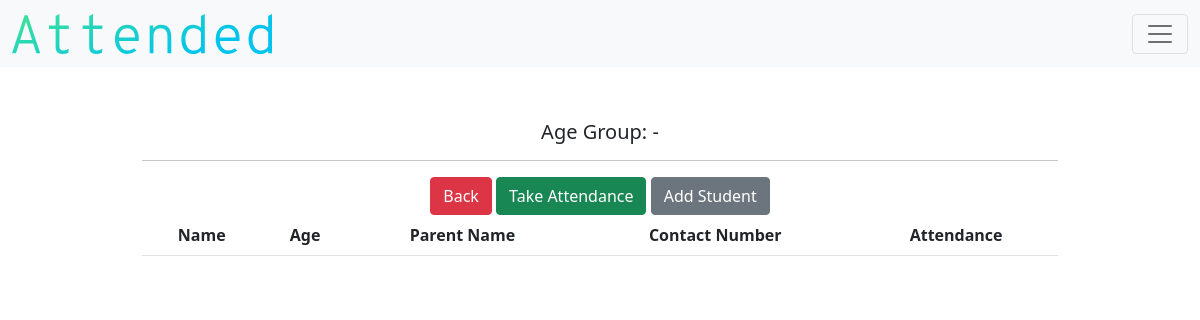
Before: /detail_class/5 (signed in) with the older database file.
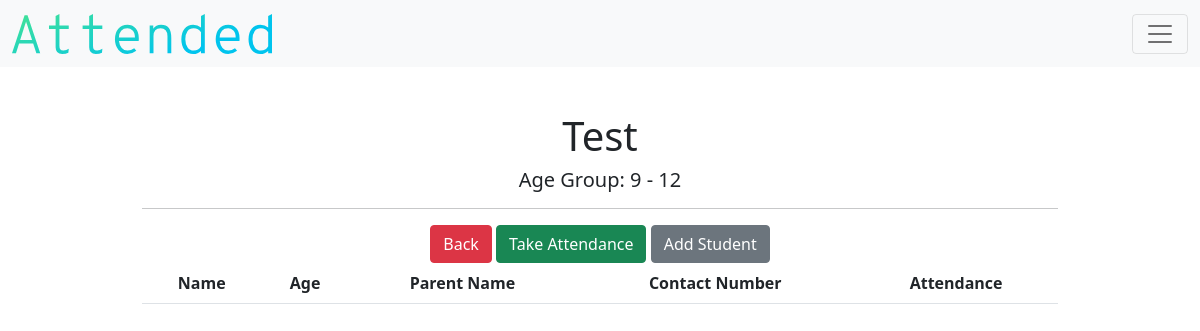
After: the same page with the newer database file.
### models.py (models this page shows)
class Class(db.Model):
    __tablename__ = "class"
    id = db.Column(db.Integer, primary_key=True)
    teacher_id = db.Column(db.Integer, db.ForeignKey("teacher.id"))
    name = db.Column(db.String(), nullable=False)
    lowest_age = db.Column(db.Integer, nullable=False)
    highest_age = db.Column(db.Integer, nullable=False)
    count = db.Column(db.Integer)

### application.py (the view)
@app.route("/detail_class/<string:id>")
def detail_class(id):
    if not current_user.is_authenticated:
        return redirect("/login")
    else:
        TABLE_HEADERS=["Name", "Age", "Parent Name", "Contact Number", "Attendance"]
        teacher = current_user.get_id()
        class_object = Class.query.filter_by(id = id).first()
        students = Student.query.filter_by(class_id=id, teacher_id=teacher)
        return render_template("detail-class.html", classes=class_object, headers=TABLE_HEADERS, students=students)

### application.py (called while the page is built)
@login.user_loader
def load_user(id):
    return Teacher.query.get(id)

### templates/detail-class.html (shortened to what this page needs)
{% extends "layout.html" %}
{% block main %}
        <h1>{{classes.name}}</h1>
        <h5> Age Group: {{classes.lowest_age}} - {{classes.highest_age}} </h5>
        <hr>
        <div class="d-grid gap-2 d-md-block">
          <a class="btn btn-danger" id="detail-class-back" href="/class" type="button">Back</a>
          <a class="btn btn-success" id="detail-class-attendance" href="#" role="button">Take Attendance</a>
          <a class="btn btn-secondary" id="detail-class-add" href="/add_student_class/{{classes.id}}" role="button">Add Student</a>
        </div>
        <div class="table-responsive">
          <table class="table table-striped table-hover">
                  <thead>
                          <tr>
                                  {% for header in headers %}
                                  <th> {{ header }} </th>
                                  {% endfor %}
                          </tr>
                  </thead>
          </table>
        </div>
{% endblock %}

Changed rows visible on the page:
added Class: name "Test", lowest_age "9", highest_age "12"
